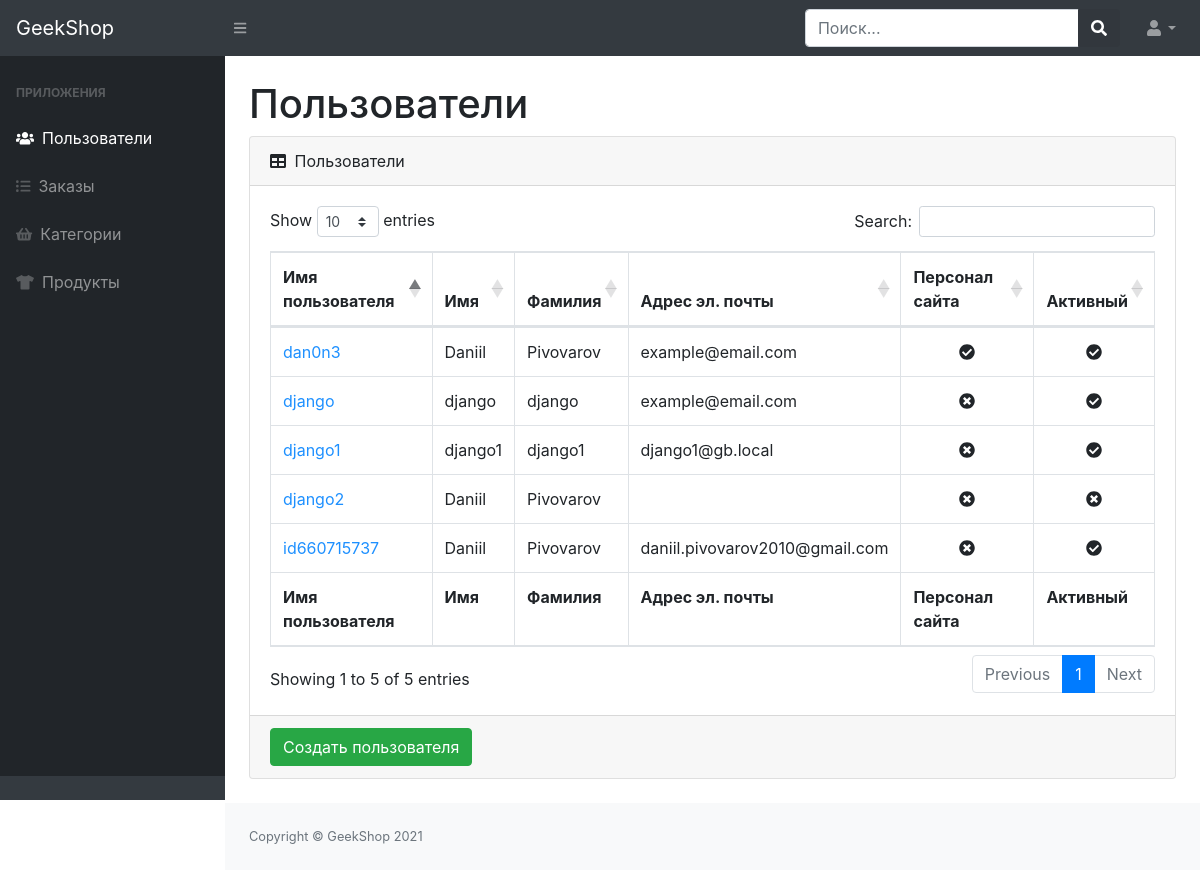
The app's page /admin-staff/users/ (signed in) with its own data.
### users/models.py (models this page shows, shortened)
class User(AbstractUser):
    image = models.ImageField(upload_to='users_images', blank=True)
    activation_key = models.CharField(max_length=128, blank=True)
    activation_key_created = models.DateTimeField(auto_now_add=True, blank=True, null=True)

### admins/views.py (the view)
# urls.py: path('users/', UserListView.as_view(), name='admin_users'),
class UserListView(ListView):
    model = User
    template_name = 'admins/admin-users-read.html'
    def get_context_data(self, *, object_list=None, **kwargs):
        context = super(UserListView, self).get_context_data(**kwargs)
        context['title'] = 'GeekShop - Админ | Пользователи'
        return context
    @method_decorator(user_passes_test(lambda u: u.is_superuser))
    def dispatch(self, request, *args, **kwargs):
        return super(UserListView, self).dispatch(request, *args, **kwargs)

### products/context_processors.py (called while the page is built)
def basket(request):
    baskets_list = []
    if request.user.is_authenticated:
        baskets_list = Basket.objects.filter(user=request.user)
    return {'baskets': baskets_list}

### admins/templates/admins/admin-users-read.html
{% extends 'admins/base.html' %}
{% block content %}
    <main>
        <div class="container-fluid">
            <h1 class="mt-4">Пользователи</h1>
            <div class="card mb-4">
                <div class="card-header">
                    <i class="fas fa-table mr-1"></i>
                    Пользователи
                </div>
                <div class="card-body">
                    <div class="table-responsive">
                        <table class="table table-bordered" id="dataTable" width="100%" cellspacing="0">
                            <thead>
                            <tr>
                                <th>Имя пользователя</th>
                                <th>Имя</th>
                                <th>Фамилия</th>
                                <th>Адрес эл. почты</th>
                                <th>Персонал сайта</th>
                                <th>Активный</th>
                            </tr>
                            </thead>
                            <tfoot>
                            <tr>
                                <th>Имя пользователя</th>
                                <th>Имя</th>
                                <th>Фамилия</th>
                                <th>Адрес эл. почты</th>
                                <th>Персонал сайта</th>
                                <th>Активный</th>
                            </tr>
                            </tfoot>
                            <tbody>
                            {% for user in object_list %}
                                <tr>
                                    <td>
                                        <a href="{% url 'admins:admin_users_update' user.id %}" style="color: dodgerblue">
                                            {{ user.username }}
                                        </a>
                                    </td>
                                    <td>{{ user.first_name }}</td>
                                    <td>{{ user.last_name }}</td>
                                    <td>{{ user.email }}</td>
                                    <td class="text-center">
                                        {% if user.is_staff %}
                                            <i class="fas fa-check-circle"></i>
                                        {% else %}
                                            <i class="fas fa-times-circle"></i>
                                        {% endif %}
                                    </td>
                                    <td class="text-center">
                                        {% if user.is_active %}
                                            <i class="fas fa-check-circle"></i>
                                        {% else %}
                                            <i class="fas fa-times-circle"></i>
                                        {% endif %}
                                    </td>
                                </tr>
                            {% endfor %}
                            </tbody>
                        </table>
                    </div>
                </div>
                <div class="card-footer">
                    <a href="{% url 'admins:admin_users_create' %}">
                        <button class="btn btn-success">Создать пользователя</button>
                    </a>
                </div>
            </div>
        </div>
    </main>
{% endblock %}

### records on screen
User: username "dan0n3", first_name "Daniil", last_name "Pivovarov", email "example@email.com", is_staff True (drawn), is_active True (drawn)
User: username "django", first_name "django", last_name "django", email "example@email.com", is_staff False (drawn), is_active True (drawn)
User: username "django1", first_name "django1", last_name "django1", email "django1@gb.local", is_staff False (drawn), is_active True (drawn)
User: username "django2", first_name "Daniil", last_name "Pivovarov", is_staff False (drawn), is_active False (drawn)
User: username "id660715737", first_name "Daniil", last_name "Pivovarov", email "daniil.pivovarov2010@gmail.com", is_staff False (drawn), is_active True (drawn)
